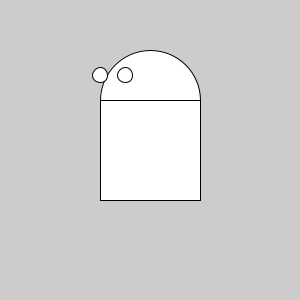
Frame 1 (no input)
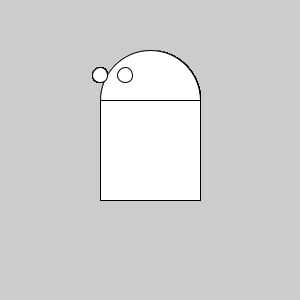
Frame 60 (the mouse pressed at the canvas centre just before this capture)
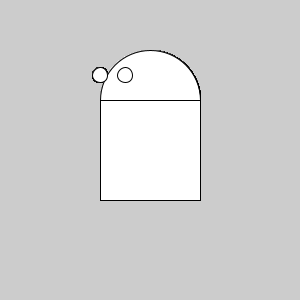
Frame 120 (the mouse held since frame 60 and released just before this capture)

The Processing sketch that drew these frames (run headless with seeded random() and noise(); from frame 60 on, the mouse is pressed at the canvas centre):

// Processing sketch: processing_180594
// ── processing_180594.pde

int counter;
void setup() {  //setup function called initially, only once
 size(300,300); 
}

void draw() {  //draw function loops 
 fill(255);       
ellipse(150,100,100,100);
rect(100,100,100,100);        
 ellipse(125,75,15,15);      
  ellipse(100,75,15,15);      
        
  }
